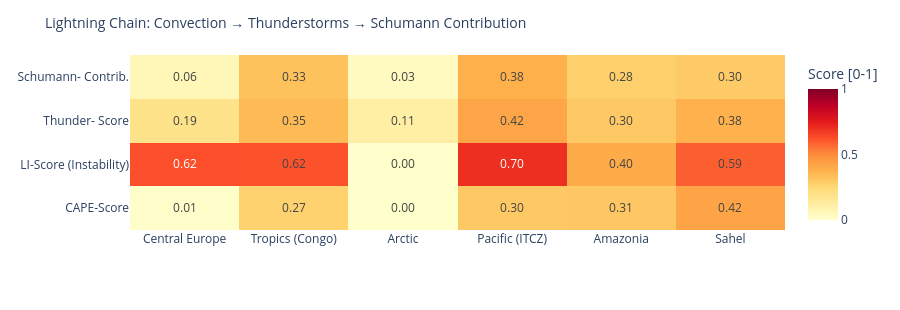

Source (notebook cell):
### Code cell
# ============================================================
# LIGHTNING CHAIN: Convection → Thunderstorms → Schumann
# Shows the causal chain per measurement point as heatmap
# ============================================================

def cape_score(v):
    """CAPE → normalized score [0,1]"""
    if v is None or pd.isna(v): return 0.0
    return min(1.0, float(v) / 3000)

def li_score(v):
    """Lifted Index: negative = unstable → score [0,1]"""
    if v is None or pd.isna(v): return 0.3
    return min(1.0, max(0.0, (-float(v) + 6) / 12))

def cloud_score(v):
    if v is None or pd.isna(v): return 0.3
    return float(v) / 100

def thunder_score(row):
    """Kombinierter Gewitterwahrscheinlichkeits-Score
    CAPE + LI + Bedeckung + WMO-Gewitter + konvektiver Niederschlag (showers)
    Hinweis: X-Ray und Kp sind kein Bestandteil – nur geomagn./solarer Kontext.
    """
    cs = cape_score(row.get('cape'))
    ls = li_score(row.get('li'))
    cl = cloud_score(row.get('cloud'))
    t  = 1.0 if row.get('thunderstorm') else 0.0
    # Convective precipitation (showers) as additional indicator
    sh = min(1.0, (row.get('showers') or 0) / 5.0)
    return round(cs * 0.30 + ls * 0.25 + cl * 0.15 + t * 0.20 + sh * 0.10, 3)

def schumann_contribution(t_score, lat):
    """Schumann contribution: higher in tropics (±30°), scaled by thunderstorm score"""
    lat_weight = max(0.3, 1.0 - abs(lat) / 60)
    return round(t_score * lat_weight, 3)

df_atm['cape_score']   = df_atm.apply(lambda r: cape_score(r['cape']), axis=1)
df_atm['li_score']     = df_atm.apply(lambda r: li_score(r['li']),    axis=1)
df_atm['thunder_score']= df_atm.apply(lambda r: thunder_score(r.to_dict()), axis=1)
df_atm['schumann_contribution'] = df_atm.apply(
    lambda r: schumann_contribution(r['thunder_score'], r['lat']), axis=1)

metrics = ['cape_score', 'li_score', 'thunder_score', 'schumann_contribution']
labels  = ['CAPE-Score', 'LI-Score\n(Instability)', 'Thunder-\nScore', 'Schumann-\nContrib.']
z_data  = [df_atm[m].tolist() for m in metrics]

fig = go.Figure(go.Heatmap(
    z=z_data,
    x=df_atm['point'].tolist(),
    y=labels,
    colorscale='YlOrRd',
    zmin=0, zmax=1,
    text=[[f'{v:.2f}' for v in row] for row in z_data],
    texttemplate='%{text}', textfont=dict(size=12),
    colorbar=dict(title='Score [0-1]')
))
fig.update_layout(
    title=dict(text='Lightning Chain: Convection → Thunderstorms → Schumann Contribution', font=dict(size=14)),
    height=310,
    plot_bgcolor='rgba(0,0,0,0)', paper_bgcolor='rgba(0,0,0,0)',
    margin=dict(l=130, r=80, t=55, b=80)
)
fig.show()

### Figure 1 — Plotly figure (JSON) as saved in the notebook; plotly's stock layout.template omitted (floating-point values rounded to 4 significant figures)
{"data": [{"colorbar": {"title": {"text": "Score [0-1]"}}, "colorscale": [[0.0, "rgb(255,255,204)"], [0.125, "rgb(255,237,160)"], [0.25, "rgb(254,217,118)"], [0.375, "rgb(254,178,76)"], [0.5, "rgb(253,141,60)"], [0.625, "rgb(252,78,42)"], [0.75, "rgb(227,26,28)"], [0.875, "rgb(189,0,38)"], [1.0, "rgb(128,0,38)"]], "text": [["0.01", "0.27", "0.00", "0.30", "0.31", "0.42"], ["0.62", "0.62", "0.00", "0.70", "0.40", "0.59"], ["0.19", "0.35", "0.11", "0.42", "0.30", "0.38"], ["0.06", "0.33", "0.03", "0.38", "0.28", "0.30"]], "textfont": {"size": 12}, "texttemplate": "%{text}", "type": "heatmap", "x": ["Central Europe", "Tropics (Congo)", "Arctic", "Pacific (ITCZ)", "Amazonia", "Sahel"], "y": ["CAPE-Score", "LI-Score\n(Instability)", "Thunder-\nScore", "Schumann-\nContrib."], "z": [[0.006667, 0.27, 0.0, 0.3, 0.3067, 0.4233], [0.625, 0.6167, 0.0, 0.7, 0.4, 0.5917], [0.19, 0.348, 0.114, 0.417, 0.304, 0.378], [0.057, 0.325, 0.034, 0.382, 0.279, 0.296]], "zmax": 1, "zmin": 0}], "layout": {"height": 310, "margin": {"b": 80, "l": 130, "r": 80, "t": 55}, "paper_bgcolor": "rgba(0,0,0,0)", "plot_bgcolor": "rgba(0,0,0,0)", "title": {"font": {"size": 14}, "text": "Lightning Chain: Convection → Thunderstorms → Schumann Contribution"}}}
